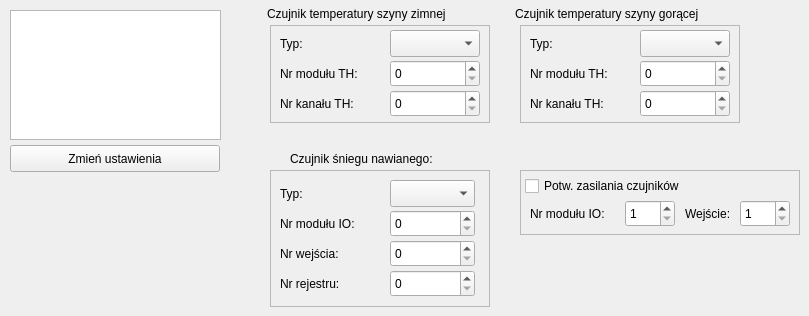
      <widget class="QWidget" name="tab_4">
       <attribute name="title">
        <string>Automaty pogodowe</string>
       </attribute>
       <widget class="QFrame" name="sensorColdFrame">
        <property name="geometry">
         <rect>
          <x>270</x>
          <y>25</y>
          <width>220</width>
          <height>98</height>
         </rect>
        </property>
        <property name="frameShape">
         <enum>QFrame::StyledPanel</enum>
        </property>
        <property name="frameShadow">
         <enum>QFrame::Raised</enum>
        </property>
        <widget class="QLabel" name="label_20">
         <property name="geometry">
          <rect>
           <x>10</x>
           <y>10</y>
           <width>40</width>
           <height>17</height>
          </rect>
         </property>
         <property name="text">
          <string>Typ:</string>
         </property>
        </widget>
        <widget class="QComboBox" name="sensorColdTypeCmb">
         <property name="geometry">
          <rect>
           <x>120</x>
           <y>5</y>
           <width>90</width>
           <height>27</height>
          </rect>
         </property>
        </widget>
        <widget class="QSpinBox" name="sensorColdAddr">
         <property name="geometry">
          <rect>
           <x>120</x>
           <y>35</y>
           <width>90</width>
           <height>27</height>
          </rect>
         </property>
         <property name="minimum">
          <number>0</number>
         </property>
         <property name="maximum">
          <number>255</number>
         </property>
        </widget>
        <widget class="QSpinBox" name="sensorColdRegNo">
         <property name="geometry">
          <rect>
           <x>120</x>
           <y>65</y>
           <width>90</width>
           <height>27</height>
          </rect>
         </property>
         <property name="minimum">
          <number>0</number>
         </property>
         <property name="maximum">
          <number>65536</number>
         </property>
        </widget>
        <widget class="QLabel" name="sensorColdAddrLbl">
         <property name="geometry">
          <rect>
           <x>10</x>
           <y>40</y>
           <width>110</width>
           <height>17</height>
          </rect>
         </property>
         <property name="text">
          <string>Nr modułu TH:</string>
         </property>
        </widget>
        <widget class="QLabel" name="sensorColdRegNoLbl">
         <property name="geometry">
          <rect>
           <x>10</x>
           <y>70</y>
           <width>110</width>
           <height>17</height>
          </rect>
         </property>
         <property name="text">
          <string>Nr kanału TH:</string>
         </property>
        </widget>
       </widget>
       <widget class="QLabel" name="label_21">
        <property name="geometry">
         <rect>
          <x>267</x>
          <y>5</y>
          <width>230</width>
          <height>17</height>
         </rect>
        </property>
        <property name="text">
         <string>Czujnik temperatury szyny zimnej</string>
        </property>
       </widget>
       <widget class="QLabel" name="label_22">
        <property name="geometry">
         <rect>
          <x>515</x>
          <y>5</y>
          <width>234</width>
          <height>17</height>
         </rect>
        </property>
        <property name="text">
         <string>Czujnik temperatury szyny gorącej</string>
        </property>
       </widget>
       <widget class="QFrame" name="sensorHotFrame">
        <property name="geometry">
         <rect>
          <x>520</x>
          <y>25</y>
          <width>220</width>
          <height>98</height>
         </rect>
        </property>
        <property name="frameShape">
         <enum>QFrame::StyledPanel</enum>
        </property>
        <property name="frameShadow">
         <enum>QFrame::Raised</enum>
        </property>
        <widget class="QLabel" name="label_23">
         <property name="geometry">
          <rect>
           <x>10</x>
           <y>10</y>
           <width>40</width>
           <height>17</height>
          </rect>
         </property>
         <property name="text">
          <string>Typ:</string>
         </property>
        </widget>
        <widget class="QComboBox" name="sensorHotTypeCmb">
         <property name="geometry">
          <rect>
           <x>120</x>
           <y>5</y>
           <width>90</width>
           <height>27</height>
          </rect>
         </property>
        </widget>
        <widget class="QSpinBox" name="sensorHotAddr">
         <property name="geometry">
          <rect>
           <x>120</x>
           <y>35</y>
           <width>90</width>
           <height>27</height>
          </rect>
         </property>
         <property name="minimum">
          <number>0</number>
         </property>
         <property name="maximum">
          <number>255</number>
         </property>
        </widget>
        <widget class="QSpinBox" name="sensorHotRegNo">
         <property name="geometry">
          <rect>
           <x>120</x>
           <y>65</y>
           <width>90</width>
           <height>27</height>
          </rect>
         </property>
         <property name="minimum">
          <number>0</number>
         </property>
         <property name="maximum">
          <number>65536</number>
         </property>
        </widget>
        <widget class="QLabel" name="sensorHotAddrLbl">
         <property name="geometry">
          <rect>
           <x>10</x>
           <y>40</y>
           <width>110</width>
           <height>17</height>
          </rect>
         </property>
         <property name="text">
          <string>Nr modułu TH:</string>
         </property>
        </widget>
        <widget class="QLabel" name="sensorHotRegNoLbl">
         <property name="geometry">
          <rect>
           <x>10</x>
           <y>70</y>
           <width>110</width>
           <height>17</height>
          </rect>
         </property>
         <property name="text">
          <string>Nr kanału TH:</string>
         </property>
        </widget>
       </widget>
       <widget class="QListWidget" name="weatherAutomList">
        <property name="geometry">
         <rect>
          <x>10</x>
          <y>10</y>
          <width>211</width>
          <height>130</height>
         </rect>
        </property>
        <property name="font">
         <font>
          <pointsize>12</pointsize>
         </font>
        </property>
        <property name="viewMode">
         <enum>QListView::ListMode</enum>
        </property>
        <property name="modelColumn">
         <number>0</number>
        </property>
       </widget>
       <widget class="QPushButton" name="editWeatherAutomBtn">
        <property name="geometry">
         <rect>
          <x>10</x>
          <y>145</y>
          <width>210</width>
          <height>27</height>
         </rect>
        </property>
        <property name="text">
         <string>Zmień ustawienia</string>
        </property>
       </widget>
       <widget class="QFrame" name="blowSensorFRame">
        <property name="geometry">
         <rect>
          <x>270</x>
          <y>170</y>
          <width>220</width>
          <height>137</height>
         </rect>
        </property>
        <property name="frameShape">
         <enum>QFrame::StyledPanel</enum>
        </property>
        <property name="frameShadow">
         <enum>QFrame::Raised</enum>
        </property>
        <widget class="QLabel" name="label_24">
         <property name="geometry">
          <rect>
           <x>10</x>
           <y>15</y>
           <width>67</width>
           <height>17</height>
          </rect>
         </property>
         <property name="text">
          <string>Typ:</string>
         </property>
        </widget>
        <widget class="QComboBox" name="blowSensTypeCmb">
         <property name="geometry">
          <rect>
           <x>120</x>
           <y>10</y>
           <width>85</width>
           <height>27</height>
          </rect>
         </property>
        </widget>
        <widget class="QLabel" name="blowSensorAddrLbl">
         <property name="geometry">
          <rect>
           <x>10</x>
           <y>45</y>
           <width>100</width>
           <height>17</height>
          </rect>
         </property>
         <property name="text">
          <string>Nr modułu IO:</string>
         </property>
        </widget>
        <widget class="QLabel" name="blowSensorBitNoLbl">
         <property name="geometry">
          <rect>
           <x>10</x>
           <y>75</y>
           <width>100</width>
           <height>17</height>
          </rect>
         </property>
         <property name="text">
          <string>Nr wejścia:</string>
         </property>
        </widget>
        <widget class="QSpinBox" name="blowSensorAddr">
         <property name="geometry">
          <rect>
           <x>120</x>
           <y>40</y>
           <width>85</width>
           <height>27</height>
          </rect>
         </property>
        </widget>
        <widget class="QSpinBox" name="blowSensorBitNo">
         <property name="geometry">
          <rect>
           <x>120</x>
           <y>70</y>
           <width>85</width>
           <height>27</height>
          </rect>
         </property>
        </widget>
        <widget class="QLabel" name="blowSensorRegNoLbl">
         <property name="geometry">
          <rect>
           <x>10</x>
           <y>105</y>
           <width>100</width>
           <height>17</height>
          </rect>
         </property>
         <property name="text">
          <string>Nr rejestru:</string>
         </property>
        </widget>
        <widget class="QSpinBox" name="blowSensorRegNo">
         <property name="geometry">
          <rect>
           <x>120</x>
           <y>100</y>
           <width>85</width>
           <height>27</height>
          </rect>
         </property>
        </widget>
       </widget>
       <widget class="QLabel" name="label_25">
        <property name="geometry">
         <rect>
          <x>290</x>
          <y>150</y>
          <width>180</width>
          <height>17</height>
         </rect>
        </property>
        <property name="text">
         <string>Czujnik śniegu nawianego:</string>
        </property>
       </widget>
       <widget class="QFrame" name="sensorPwrCtrlFrame">
        <property name="geometry">
         <rect>
          <x>520</x>
          <y>170</y>
          <width>280</width>
          <height>65</height>
         </rect>
        </property>
        <property name="frameShape">
         <enum>QFrame::StyledPanel</enum>
        </property>
        <property name="frameShadow">
         <enum>QFrame::Raised</enum>
        </property>
        <widget class="QLabel" name="label_61">
         <property name="geometry">
          <rect>
           <x>165</x>
           <y>35</y>
           <width>60</width>
           <height>17</height>
          </rect>
         </property>
         <property name="text">
          <string>Wejście:</string>
         </property>
        </widget>
        <widget class="QSpinBox" name="sensorPwrCtrlIOMod">
         <property name="geometry">
          <rect>
           <x>105</x>
           <y>30</y>
           <width>50</width>
           <height>27</height>
          </rect>
         </property>
         <property name="minimum">
          <number>1</number>
         </property>
         <property name="maximum">
          <number>24</number>
         </property>
         <property name="value">
          <number>1</number>
         </property>
        </widget>
        <widget class="QCheckBox" name="sensorPwrCtrlChk">
         <property name="geometry">
          <rect>
           <x>5</x>
           <y>5</y>
           <width>200</width>
           <height>22</height>
          </rect>
         </property>
         <property name="text">
          <string>Potw. zasilania czujników</string>
         </property>
        </widget>
        <widget class="QSpinBox" name="sensorPwrCtrlBitNo">
         <property name="geometry">
          <rect>
           <x>220</x>
           <y>30</y>
           <width>50</width>
           <height>27</height>
          </rect>
         </property>
         <property name="minimum">
          <number>1</number>
         </property>
         <property name="maximum">
          <number>20</number>
         </property>
        </widget>
        <widget class="QLabel" name="label_60">
         <property name="geometry">
          <rect>
           <x>10</x>
           <y>35</y>
           <width>100</width>
           <height>17</height>
          </rect>
         </property>
         <property name="text">
          <string>Nr modułu IO:</string>
         </property>
        </widget>
       </widget>
      </widget>
